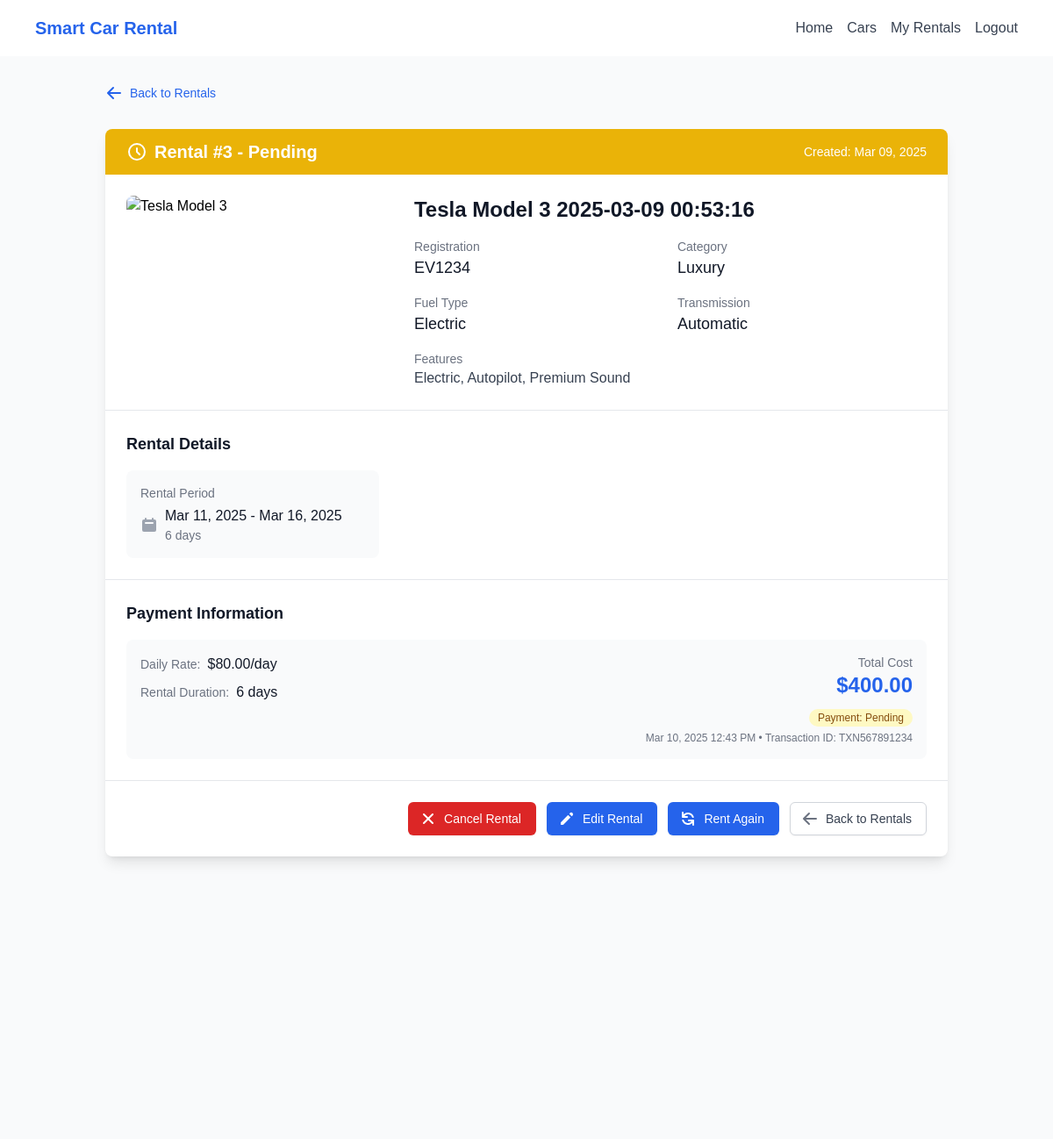
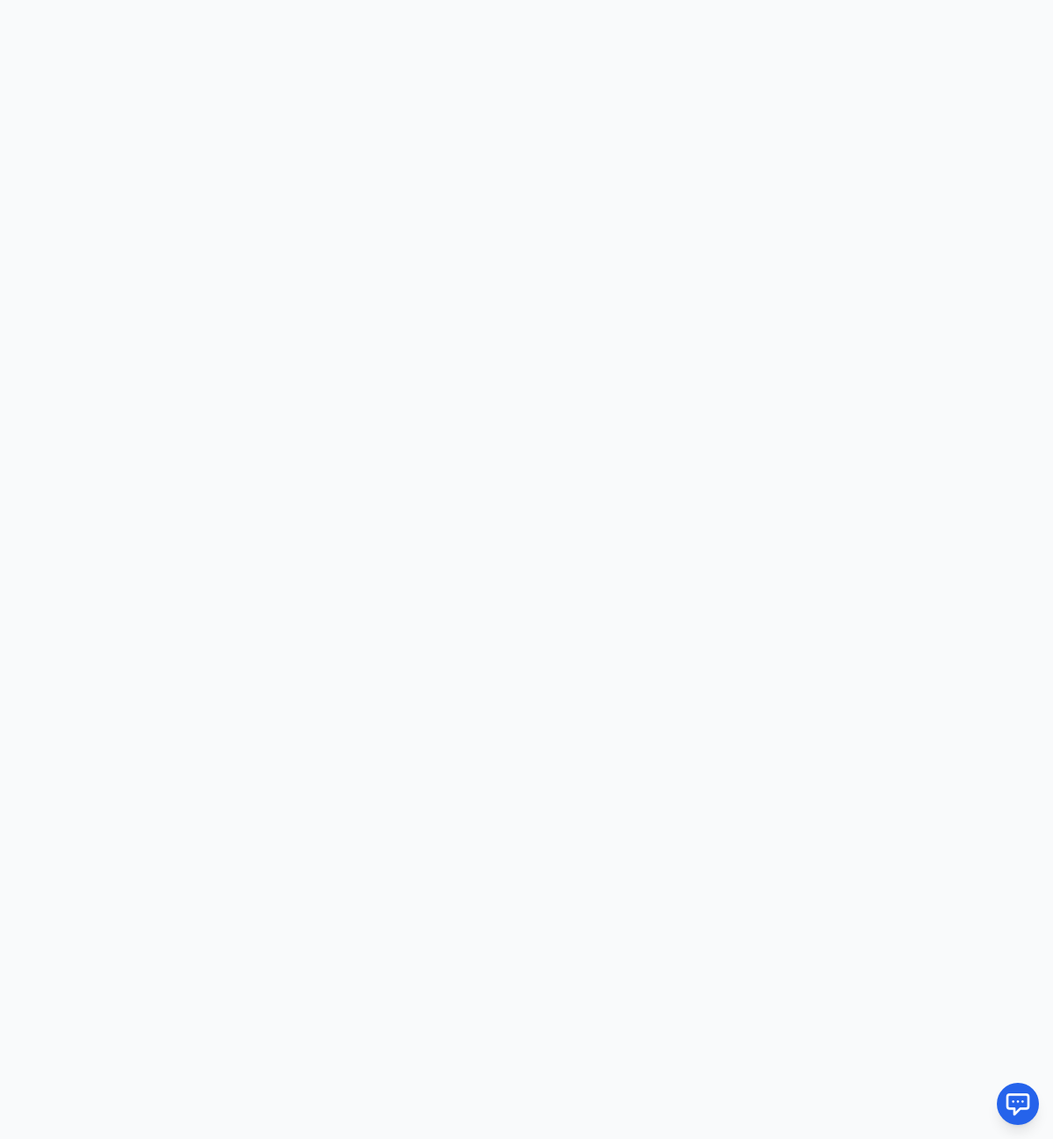
Page /index.php?page=rentals&action=view&id=3 (signed in) on the committed database (2 pictures, top to bottom).
### tables this page shows
CREATE TABLE IF NOT EXISTS rentals (
    rental_id INT PRIMARY KEY AUTO_INCREMENT,
    user_id INT NOT NULL,
    car_id INT NOT NULL,
    start_date DATE NOT NULL,
    end_date DATE NOT NULL,
    status ENUM('pending', 'approved', 'active', 'completed', 'cancelled') DEFAULT 'pending',
    total_cost DECIMAL(10,2) NOT NULL,
    created_at TIMESTAMP DEFAULT CURRENT_TIMESTAMP,
    FOREIGN KEY (user_id) REFERENCES users(user_id),
    FOREIGN KEY (car_id) REFERENCES cars(car_id)
);

CREATE TABLE IF NOT EXISTS cars (
    car_id INT PRIMARY KEY AUTO_INCREMENT,
    make VARCHAR(50) NOT NULL,
    model VARCHAR(50) NOT NULL,
    year INT NOT NULL,
    registration_number VARCHAR(20) UNIQUE NOT NULL,
    daily_rate DECIMAL(10,2) NOT NULL,
    status ENUM('available', 'rented', 'maintenance') DEFAULT 'available',
    image_url VARCHAR(255),
    features TEXT,
    created_at TIMESTAMP DEFAULT CURRENT_TIMESTAMP
);

CREATE TABLE `car_categories` (
  `category_id` int(11) NOT NULL AUTO_INCREMENT,
  `name` varchar(50) NOT NULL,
  `description` text DEFAULT NULL,
  `created_at` timestamp NULL DEFAULT current_timestamp(),
  PRIMARY KEY (`category_id`),
  UNIQUE KEY `name` (`name`)
);

CREATE TABLE `payments` (
  `payment_id` int(11) NOT NULL AUTO_INCREMENT,
  `rental_id` int(11) NOT NULL,
  `amount` decimal(10,2) NOT NULL,
  `payment_method` enum('credit_card','debit_card','paypal','bank_transfer') NOT NULL,
  `transaction_id` varchar(100) DEFAULT NULL,
  `status` enum('pending','completed','failed','refunded') NOT NULL DEFAULT 'pending',
  `payment_date` timestamp NULL DEFAULT current_timestamp(),
  PRIMARY KEY (`payment_id`),
  KEY `rental_id` (`rental_id`),
  CONSTRAINT `payments_ibfk_1` FOREIGN KEY (`rental_id`) REFERENCES `rentals` (`rental_id`)
);

### index.php (called while the page is built, shortened)
<?php
$router = new Router();
$router->route();

### models/Rental.php (called while the page is built, shortened)
<?php
class Rental {
    private $db;
    public function __construct($db) {
        $this->db = $db;
    }
    public function getRental($rentalId) {
        $sql = "SELECT r.*, c.make, c.model, c.year, c.registration_number, c.daily_rate, c.features, c.image_url,
                       c.fuel_type, c.transmission, c.category_id,
                       u.full_name,
                       cc.name as category_name
                FROM rentals r
                JOIN cars c ON r.car_id = c.car_id
                JOIN users u ON r.user_id = u.user_id
                LEFT JOIN car_categories cc ON c.category_id = cc.category_id
                WHERE r.rental_id = ?";
        $stmt = $this->db->prepare($sql);
        $stmt->bind_param("i", $rentalId);
        $stmt->execute();
        return $stmt->get_result()->fetch_assoc();
    }
    public function getRentalPayment($rentalId) {
        $sql = "SELECT * FROM payments WHERE rental_id = ? ORDER BY payment_date DESC LIMIT 1";
        $stmt = $this->db->prepare($sql);
        $stmt->bind_param("i", $rentalId);
        $stmt->execute();
        return $stmt->get_result()->fetch_assoc();
    }
}

### views/rentals/view.php (the view, shortened to what this page needs)
<?php require 'views/layouts/header.php'; ?>
<div class="bg-gray-50 min-h-screen py-8">
    <div class="max-w-5xl mx-auto px-4 sm:px-6 lg:px-8">
        <div class="mb-6">
            <a href="index.php?page=rentals" class="inline-flex items-center text-sm font-medium text-blue-600 hover:text-blue-500">
                <svg class="mr-2 h-5 w-5" xmlns="http://www.w3.org/2000/svg" viewBox="0 0 20 20" fill="currentColor">
                    <path fill-rule="evenodd" d="M9.707 16.707a1 1 0 01-1.414 0l-6-6a1 1 0 010-1.414l6-6a1 1 0 011.414 1.414L5.414 9H17a1 1 0 110 2H5.414l4.293 4.293a1 1 0 010 1.414z" clip-rule="evenodd" />
                </svg>
                Back to Rentals
            </a>
        </div>
        <div class="bg-white shadow-lg rounded-lg overflow-hidden">
            <div class="<?php
                switch($rental['status']) {
                    case 'pending': echo 'bg-yellow-500'; break;
                }
            ?> text-white px-6 py-3">
                <div class="flex justify-between items-center">
                    <div class="flex items-center">
                        <svg class="h-6 w-6 mr-2" xmlns="http://www.w3.org/2000/svg" fill="none" viewBox="0 0 24 24" stroke="currentColor">
                            <?php if($rental['status'] === 'active'): ?>
                                <path stroke-linecap="round" stroke-linejoin="round" stroke-width="2" d="M9 12l2 2 4-4m6 2a9 9 0 11-18 0 9 9 0 0118 0z" />
                            <?php elseif($rental['status'] === 'pending'): ?>
                                <path stroke-linecap="round" stroke-linejoin="round" stroke-width="2" d="M12 8v4l3 3m6-3a9 9 0 11-18 0 9 9 0 0118 0z" />
                            <?php elseif($rental['status'] === 'cancelled'): ?>
                                <path stroke-linecap="round" stroke-linejoin="round" stroke-width="2" d="M10 14l2-2m0 0l2-2m-2 2l-2-2m2 2l2 2m7-2a9 9 0 11-18 0 9 9 0 0118 0z" />
                            <?php elseif($rental['status'] === 'completed'): ?>
                                <path stroke-linecap="round" stroke-linejoin="round" stroke-width="2" d="M5 13l4 4L19 7" />
                            <?php else: ?>
                                <path stroke-linecap="round" stroke-linejoin="round" stroke-width="2" d="M13 16h-1v-4h-1m1-4h.01M21 12a9 9 0 11-18 0 9 9 0 0118 0z" />
                            <?php endif; ?>
                        </svg>
                        <h2 class="text-xl font-bold">Rental #<?= $rental['rental_id'] ?> - <?= ucfirst($rental['status']) ?></h2>
                    </div>
                    <div>
                        <span class="text-sm">Created: <?= date('M d, Y', strtotime($rental['created_at'])) ?></span>
                    </div>
                </div>
            </div>
            <div class="p-6 border-b">
                <div class="flex flex-col md:flex-row">
                    <div class="md:w-1/3 mb-6 md:mb-0">
                        <img src="<?= $rental['image_url'] ?? 'assets/images/default-car.jpg' ?>"
                             alt="<?= $rental['make'] ?> <?= $rental['model'] ?>"
                             class="w-full h-48 object-cover rounded-lg">
                    </div>
                    <div class="md:w-2/3 md:pl-6">
                        <h3 class="text-2xl font-bold text-gray-900 mb-2"><?= $rental['make'] ?> <?= $rental['model'] ?> <?= $rental['created_at'] ?></h3>
                        <div class="grid grid-cols-2 gap-4 mt-4">
                            <div>
                                <h4 class="text-sm font-medium text-gray-500">Registration</h4>
                                <p class="text-lg text-gray-900"><?= $rental['registration_number'] ?></p>
                            </div>
                            <?php if(!empty($rental['category_name'])): ?>
                            <div>
                                <h4 class="text-sm font-medium text-gray-500">Category</h4>
                                <p class="text-lg text-gray-900"><?= $rental['category_name'] ?></p>
                            </div>
                            <?php endif; ?>
                            <?php if(!empty($rental['fuel_type'])): ?>
                            <div>
                                <h4 class="text-sm font-medium text-gray-500">Fuel Type</h4>
                                <p class="text-lg text-gray-900"><?= ucfirst($rental['fuel_type']) ?></p>
                            </div>
                            <?php endif; ?>
                            <?php if(!empty($rental['transmission'])): ?>
                            <div>
                                <h4 class="text-sm font-medium text-gray-500">Transmission</h4>
                                <p class="text-lg text-gray-900"><?= ucfirst($rental['transmission']) ?></p>
                            </div>
                            <?php endif; ?>
                        </div>
                        <?php if(!empty($rental['features'])): ?>
                        <div class="mt-4">
                            <h4 class="text-sm font-medium text-gray-500">Features</h4>
                            <p class="text-gray-700"><?= $rental['features'] ?></p>
                        </div>
                        <?php endif; ?>
                    </div>
                </div>
            </div>
            <div class="p-6 border-b">
                <h3 class="text-lg font-bold text-gray-900 mb-4">Rental Details</h3>
                <div class="grid grid-cols-1 md:grid-cols-3 gap-6">
                    <div class="bg-gray-50 p-4 rounded-lg">
                        <h4 class="text-sm font-medium text-gray-500">Rental Period</h4>
                        <div class="flex items-center mt-1">
                            <div>
                                <p class="text-gray-900 font-medium"><?= date('M d, Y', strtotime($rental['start_date'])) ?> - <?= date('M d, Y', strtotime($rental['end_date'])) ?></p>
                                <?php
                                $start = new DateTime($rental['start_date']);
                                $end = new DateTime($rental['end_date']);
                                $days = $end->diff($start)->days + 1;
                                ?>
                                <p class="text-sm text-gray-500"><?= $days ?> day<?= $days > 1 ? 's' : '' ?></p>
                            </div>
                        </div>
                    </div>
                </div>
            </div>
            <div class="p-6 border-b">
                <h3 class="text-lg font-bold text-gray-900 mb-4">Payment Information</h3>
                <div class="bg-gray-50 p-4 rounded-lg">
                    <div class="flex flex-col md:flex-row justify-between">
                        <div>
                            <div class="flex items-center mb-2">
                                <h4 class="text-sm font-medium text-gray-500 mr-2">Daily Rate:</h4>
                                <p class="text-gray-900">$<?= number_format($rental['daily_rate'], 2) ?>/day</p>
                            </div>
                            <div class="flex items-center mb-2">
                                <h4 class="text-sm font-medium text-gray-500 mr-2">Rental Duration:</h4>
                                <p class="text-gray-900"><?= $days ?> day<?= $days > 1 ? 's' : '' ?></p>
                            </div>
                        </div>
                        <div class="mt-4 md:mt-0 md:text-right">
                            <h4 class="text-sm font-medium text-gray-500">Total Cost</h4>
                            <p class="text-2xl font-bold text-blue-600">$<?= number_format($rental['total_cost'], 2) ?></p>
                            <?php if($payment): ?>
                                <div class="mt-2">
                                    <span class="inline-flex items-center px-2.5 py-0.5 rounded-full text-xs font-medium
                                        <?php
                                        switch($payment['status']) {
                                            case 'pending': echo 'bg-yellow-100 text-yellow-800'; break;
                                        }
                                        ?>">
                                        Payment: <?= ucfirst($payment['status']) ?>
                                    </span>
                                    <p class="text-xs text-gray-500 mt-1">
                                        <?= date('M d, Y g:i A', strtotime($payment['payment_date'])) ?>
                                        <?php if(!empty($payment['transaction_id'])): ?>
                                            • Transaction ID: <?= $payment['transaction_id'] ?>
                                        <?php endif; ?>
                                    </p>
                                </div>
                            <?php endif; ?>
                        </div>
                    </div>
                </div>
            </div>
            <div class="p-6 flex flex-wrap gap-3 justify-end">
                <?php
                switch($rental['status']) {
                    case 'pending':
                        ?>
                        <a href="index.php?page=rentals&action=cancel&id=<?= $rental['rental_id'] ?>"
                           onclick="return confirm('Are you sure you want to cancel this rental?');"
                           class="inline-flex items-center px-4 py-2 border border-transparent rounded-md shadow-sm text-sm font-medium text-white bg-red-600 hover:bg-red-700 focus:outline-none focus:ring-2 focus:ring-offset-2 focus:ring-red-500">
                            Cancel Rental
                        </a>
                        <a href="index.php?page=rentals&action=edit&id=<?= $rental['rental_id'] ?>"
                           class="inline-flex items-center px-4 py-2 border border-transparent rounded-md shadow-sm text-sm font-medium text-white bg-blue-600 hover:bg-blue-700 focus:outline-none focus:ring-2 focus:ring-offset-2 focus:ring-blue-500">
                            <svg class="-ml-1 mr-2 h-5 w-5" xmlns="http://www.w3.org/2000/svg" viewBox="0 0 20 20" fill="currentColor">
                                <path d="M13.586 3.586a2 2 0 112.828 2.828l-.793.793-2.828-2.828.793-.793zM11.379 5.793L3 14.172V17h2.828l8.38-8.379-2.83-2.828z" />
                            </svg>
                            Edit Rental
                        </a>
                        <?php
                        break;
                        ?>
                        <?php
                }
                ?>
                <a href="index.php?page=cars&action=view&id=<?= $rental['car_id'] ?>"
                   class="inline-flex items-center px-4 py-2 border border-transparent rounded-md shadow-sm text-sm font-medium text-white bg-blue-600 hover:bg-blue-700 focus:outline-none focus:ring-2 focus:ring-offset-2 focus:ring-blue-500">
                    Rent Again
                </a>
                 <a href="index.php?page=rentals"
                   class="inline-flex items-center px-4 py-2 border border-gray-300 rounded-md shadow-sm text-sm font-medium text-gray-700 bg-white hover:bg-gray-50 focus:outline-none focus:ring-2 focus:ring-offset-2 focus:ring-blue-500">
                    <svg class="-ml-1 mr-2 h-5 w-5 text-gray-500" xmlns="http://www.w3.org/2000/svg" viewBox="0 0 20 20" fill="currentColor">
                        <path fill-rule="evenodd" d="M9.707 16.707a1 1 0 01-1.414 0l-6-6a1 1 0 010-1.414l6-6a1 1 0 011.414 1.414L5.414 9H17a1 1 0 110 2H5.414l4.293 4.293a1 1 0 010 1.414z" clip-rule="evenodd" />
                    </svg>
                    Back to Rentals
                </a>
            </div>
        </div>
    </div>
</div>
<?php require 'views/layouts/footer.php'; ?>

### assets/css/style.css (style rules this page uses)
:root { --primary-color: #3498db; --secondary-color: #2ecc71; --dark-color: #2c3e50; --light-color: #ecf0f1; }
body { font-family: 'Arial', sans-serif; line-height: 1.6; margin: 0; padding: 0; }

### rows in the picture
rentals: rental_id "3", status "Pending", created_at "Mar 09, 2025", car.make "Tesla", car.model "Model 3", created_at "2025-03-09 00:53:16", car.registration_number "EV1234", car_categories.name "Luxury", car.fuel_type "Electric", car.transmission "Automatic", car.features "Electric, Autopilot, Premium Sound", start_date "Mar 11, 2025", end_date "Mar 16, 2025", days "6", car.daily_rate "80.00", total_cost "400.00"
payments: status "Pending", payment_date "Mar 10, 2025 12:43 PM", transaction "TXN567891234"
